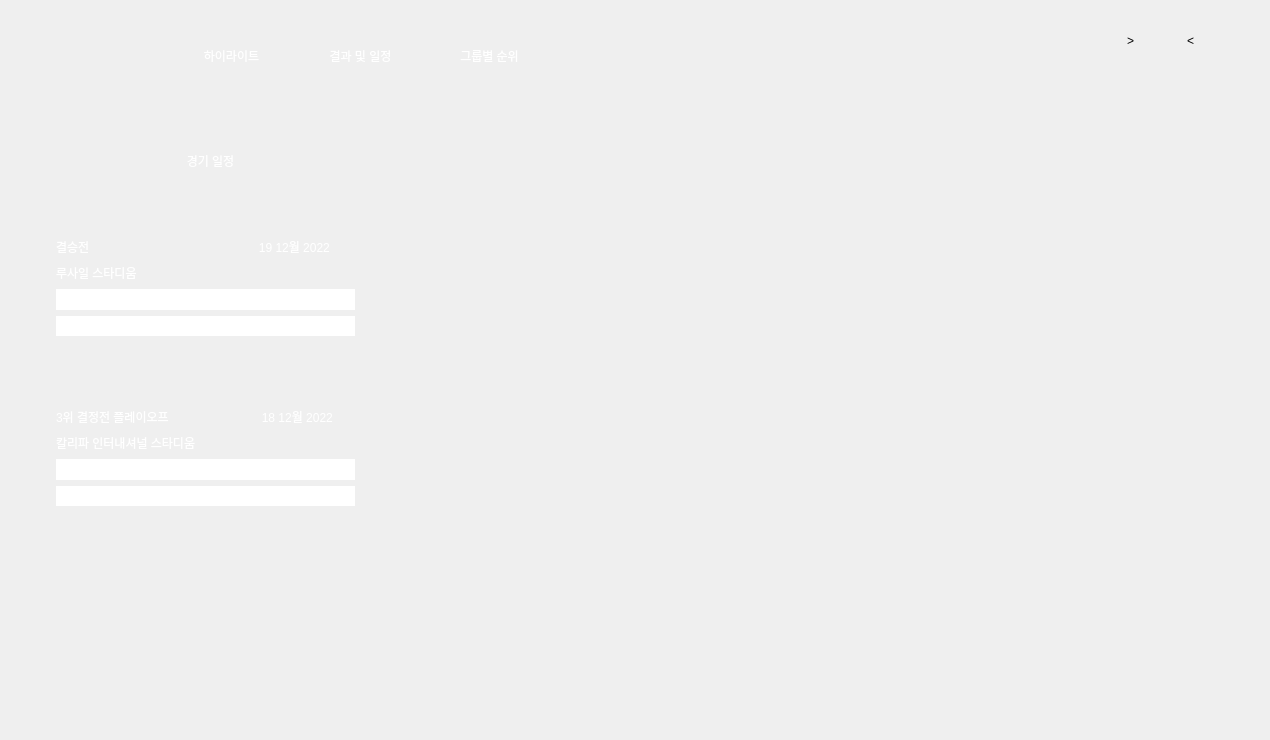
<?xml version="1.0" encoding="UTF-8"?>
<ui version="4.0">
 <class>MainWindow</class>
 <widget class="QMainWindow" name="MainWindow">
  <property name="geometry">
   <rect>
    <x>0</x>
    <y>0</y>
    <width>1270</width>
    <height>740</height>
   </rect>
  </property>
  <property name="windowTitle">
   <string>Qatar WC Manager</string>
  </property>
  <property name="styleSheet">
   <string notr="true">background-image: url(:/images/images/bg.jpg);
</string>
  </property>
  <widget class="QWidget" name="centralwidget">
   <widget class="QLabel" name="label_4">
    <property name="geometry">
     <rect>
      <x>40</x>
      <y>20</y>
      <width>121</width>
      <height>61</height>
     </rect>
    </property>
    <property name="autoFillBackground">
     <bool>false</bool>
    </property>
    <property name="styleSheet">
     <string notr="true">color : rgb(255, 255, 255);
opacity : 1;</string>
    </property>
    <property name="text">
     <string/>
    </property>
    <property name="pixmap">
     <pixmap resource="../resource.qrc">:/images/images/logo.webp</pixmap>
    </property>
    <property name="scaledContents">
     <bool>true</bool>
    </property>
    <property name="alignment">
     <set>Qt::AlignCenter</set>
    </property>
   </widget>
   <widget class="QWidget" name="horizontalLayoutWidget">
    <property name="geometry">
     <rect>
      <x>170</x>
      <y>20</y>
      <width>381</width>
      <height>71</height>
     </rect>
    </property>
    <layout class="QHBoxLayout" name="horizontalLayout">
     <item>
      <widget class="QLabel" name="label_1">
       <property name="styleSheet">
        <string notr="true">color : rgb(255, 255, 255);
opacity : 1;</string>
       </property>
       <property name="text">
        <string>하이라이트</string>
       </property>
       <property name="alignment">
        <set>Qt::AlignCenter</set>
       </property>
      </widget>
     </item>
     <item>
      <widget class="QLabel" name="label_2">
       <property name="styleSheet">
        <string notr="true">color : rgb(255, 255, 255);
opacity : 1;</string>
       </property>
       <property name="text">
        <string>결과 및 일정</string>
       </property>
       <property name="alignment">
        <set>Qt::AlignCenter</set>
       </property>
      </widget>
     </item>
     <item>
      <widget class="QLabel" name="label_3">
       <property name="styleSheet">
        <string notr="true">color : rgb(255, 255, 255);</string>
       </property>
       <property name="text">
        <string>그룹별 순위</string>
       </property>
       <property name="alignment">
        <set>Qt::AlignCenter</set>
       </property>
      </widget>
     </item>
    </layout>
   </widget>
   <widget class="QFrame" name="frame">
    <property name="geometry">
     <rect>
      <x>30</x>
      <y>380</y>
      <width>351</width>
      <height>151</height>
     </rect>
    </property>
    <property name="styleSheet">
     <string notr="true">color : rgb(255, 255, 255);
border-radius : 20px;</string>
    </property>
    <property name="frameShape">
     <enum>QFrame::StyledPanel</enum>
    </property>
    <property name="frameShadow">
     <enum>QFrame::Raised</enum>
    </property>
    <widget class="QWidget" name="verticalLayoutWidget">
     <property name="geometry">
      <rect>
       <x>10</x>
       <y>10</y>
       <width>331</width>
       <height>132</height>
      </rect>
     </property>
     <layout class="QVBoxLayout" name="verticalLayout">
      <property name="leftMargin">
       <number>16</number>
      </property>
      <property name="topMargin">
       <number>16</number>
      </property>
      <property name="rightMargin">
       <number>16</number>
      </property>
      <property name="bottomMargin">
       <number>16</number>
      </property>
      <item>
       <widget class="QLabel" name="label_5">
        <property name="text">
         <string>3위 결정전 플레이오프                            18 12월 2022</string>
        </property>
       </widget>
      </item>
      <item>
       <widget class="QLabel" name="label_6">
        <property name="text">
         <string>칼리파 인터내셔널 스타디움</string>
        </property>
       </widget>
      </item>
      <item>
       <widget class="QLabel" name="label_7">
        <property name="styleSheet">
         <string notr="true">background-color: rgb(255, 255, 255);</string>
        </property>
        <property name="text">
         <string>크로아티아                                                      2</string>
        </property>
        <property name="scaledContents">
         <bool>true</bool>
        </property>
       </widget>
      </item>
      <item>
       <widget class="QLabel" name="label_8">
        <property name="styleSheet">
         <string notr="true">background-color: rgb(255, 255, 255);</string>
        </property>
        <property name="text">
         <string>모로코                                                            2</string>
        </property>
       </widget>
      </item>
     </layout>
    </widget>
   </widget>
   <widget class="QFrame" name="frame_2">
    <property name="geometry">
     <rect>
      <x>30</x>
      <y>210</y>
      <width>351</width>
      <height>151</height>
     </rect>
    </property>
    <property name="styleSheet">
     <string notr="true">color : rgb(255, 255, 255);
border-radius : 20px;</string>
    </property>
    <property name="frameShape">
     <enum>QFrame::StyledPanel</enum>
    </property>
    <property name="frameShadow">
     <enum>QFrame::Raised</enum>
    </property>
    <widget class="QWidget" name="verticalLayoutWidget_2">
     <property name="geometry">
      <rect>
       <x>10</x>
       <y>10</y>
       <width>331</width>
       <height>132</height>
      </rect>
     </property>
     <layout class="QVBoxLayout" name="verticalLayout_2">
      <property name="leftMargin">
       <number>16</number>
      </property>
      <property name="topMargin">
       <number>16</number>
      </property>
      <property name="rightMargin">
       <number>16</number>
      </property>
      <property name="bottomMargin">
       <number>16</number>
      </property>
      <item>
       <widget class="QLabel" name="label_9">
        <property name="text">
         <string>결승전                                                   19 12월 2022</string>
        </property>
       </widget>
      </item>
      <item>
       <widget class="QLabel" name="label_10">
        <property name="text">
         <string>루사일 스타디움</string>
        </property>
       </widget>
      </item>
      <item>
       <widget class="QLabel" name="label_11">
        <property name="styleSheet">
         <string notr="true">background-color: rgb(255, 255, 255);</string>
        </property>
        <property name="text">
         <string>아르헨티나                                                      0</string>
        </property>
        <property name="scaledContents">
         <bool>true</bool>
        </property>
       </widget>
      </item>
      <item>
       <widget class="QLabel" name="label_12">
        <property name="styleSheet">
         <string notr="true">background-color: rgb(255, 255, 255);</string>
        </property>
        <property name="text">
         <string>프랑스                                                            0</string>
        </property>
       </widget>
      </item>
     </layout>
    </widget>
   </widget>
   <widget class="QLabel" name="label">
    <property name="geometry">
     <rect>
      <x>400</x>
      <y>90</y>
      <width>871</width>
      <height>481</height>
     </rect>
    </property>
    <property name="text">
     <string/>
    </property>
    <property name="pixmap">
     <pixmap resource="../resource.qrc">:/images/images/korHL.webp</pixmap>
    </property>
    <property name="scaledContents">
     <bool>true</bool>
    </property>
   </widget>
   <widget class="QPushButton" name="pushButton">
    <property name="geometry">
     <rect>
      <x>1050</x>
      <y>20</y>
      <width>41</width>
      <height>41</height>
     </rect>
    </property>
    <property name="styleSheet">
     <string notr="true">border : 0;
</string>
    </property>
    <property name="text">
     <string/>
    </property>
    <property name="icon">
     <iconset resource="../resource.qrc">
      <normaloff>:/images/images/1103500.png</normaloff>:/images/images/1103500.png</iconset>
    </property>
    <property name="iconSize">
     <size>
      <width>30</width>
      <height>30</height>
     </size>
    </property>
   </widget>
   <widget class="QPushButton" name="pushButton_2">
    <property name="geometry">
     <rect>
      <x>1110</x>
      <y>20</y>
      <width>41</width>
      <height>41</height>
     </rect>
    </property>
    <property name="styleSheet">
     <string notr="true">border : 0;
</string>
    </property>
    <property name="text">
     <string>&gt;</string>
    </property>
    <property name="iconSize">
     <size>
      <width>30</width>
      <height>30</height>
     </size>
    </property>
   </widget>
   <widget class="QPushButton" name="pushButton_3">
    <property name="geometry">
     <rect>
      <x>1170</x>
      <y>20</y>
      <width>41</width>
      <height>41</height>
     </rect>
    </property>
    <property name="styleSheet">
     <string notr="true">border : 0;
</string>
    </property>
    <property name="text">
     <string>&lt;</string>
    </property>
    <property name="iconSize">
     <size>
      <width>30</width>
      <height>30</height>
     </size>
    </property>
   </widget>
   <widget class="QLabel" name="label_13">
    <property name="geometry">
     <rect>
      <x>40</x>
      <y>130</y>
      <width>341</width>
      <height>61</height>
     </rect>
    </property>
    <property name="styleSheet">
     <string notr="true">color : rgb(255, 255, 255);
border-radius : 20px;</string>
    </property>
    <property name="text">
     <string>경기 일정</string>
    </property>
    <property name="alignment">
     <set>Qt::AlignCenter</set>
    </property>
   </widget>
  </widget>
  <widget class="QMenuBar" name="menubar">
   <property name="geometry">
    <rect>
     <x>0</x>
     <y>0</y>
     <width>1270</width>
     <height>24</height>
    </rect>
   </property>
  </widget>
 </widget>
 <resources>
  <include location="../resource.qrc"/>
 </resources>
 <connections/>
 <slots>
  <slot>movePuzzle()</slot>
  <slot>changeMode()</slot>
  <slot>shuffle()</slot>
  <slot>slot3()</slot>
  <slot>ai()</slot>
 </slots>
</ui>
